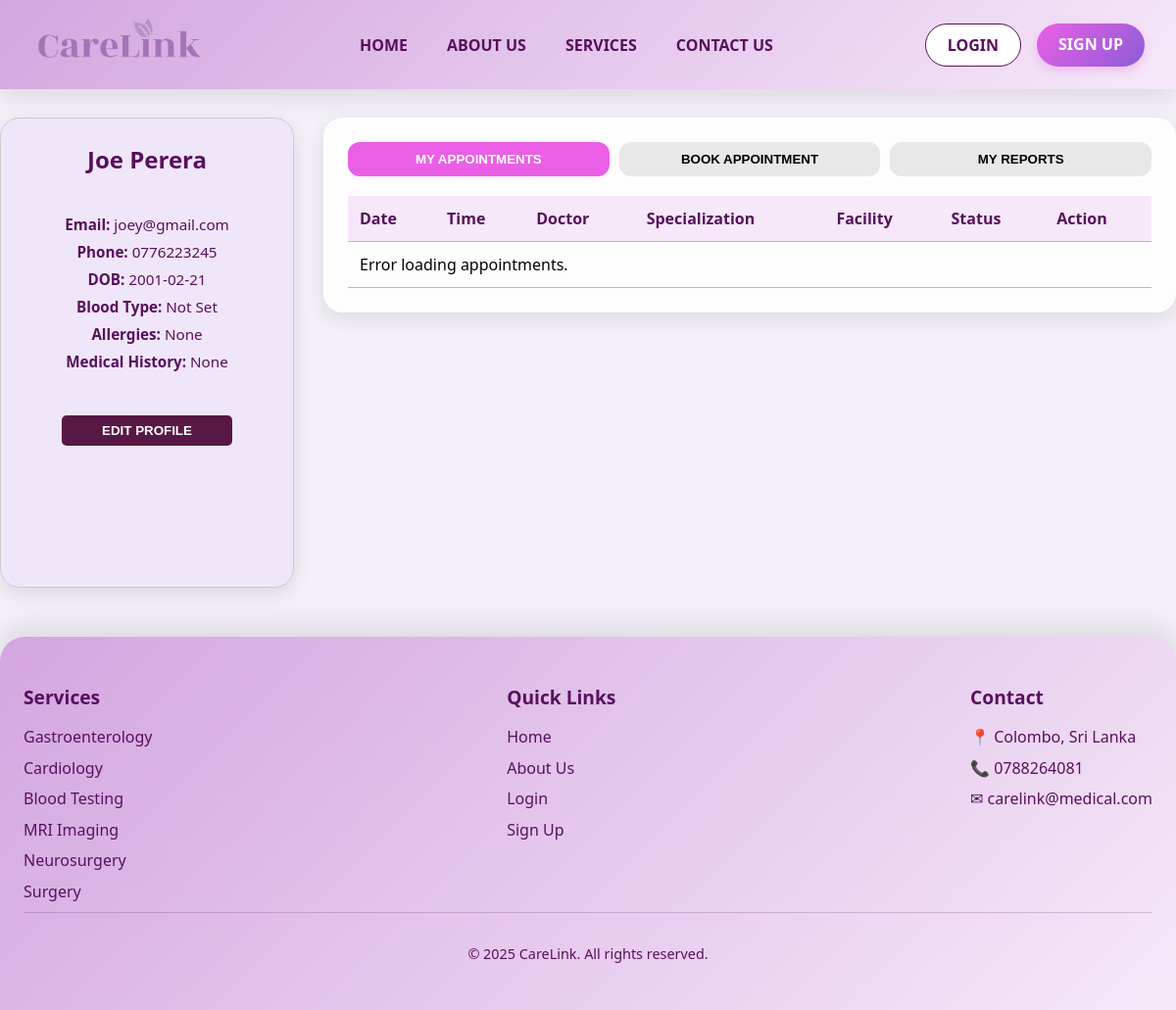
The page /php/PatientDashboard.php (signed in) on the database its author committed.
### tables this page shows
CREATE TABLE `patients` (
  `NIC` varchar(12) NOT NULL,
  `Password` varchar(1000) NOT NULL,
  `PatientID` int(11) NOT NULL,
  `Title` varchar(5) NOT NULL,
  `First Name` varchar(200) NOT NULL,
  `Last Name` varchar(200) NOT NULL,
  `Phone Number` varchar(10) NOT NULL,
  `Email Address` varchar(200) NOT NULL,
  `Created Date` timestamp NOT NULL DEFAULT current_timestamp(),
  `Blood Type` varchar(10) DEFAULT NULL,
  `Allergies` text DEFAULT NULL,
  `Medical History` text DEFAULT NULL,
  `Date of Birth` date DEFAULT NULL
);

### php/PatientDashboard.php (the view, shortened to what this page needs)
<?php
include '../PHP/Config.php';
$patient_id = $_SESSION['patient_id'] ?? null;
$sql = "SELECT `First Name`, `Last Name`, `Phone Number`, `Email Address`, `Date of Birth`, `Blood Type`, `Allergies`, `Medical History`
        FROM patients
        WHERE `PatientID` = ? LIMIT 1";
$stmt = $conn->prepare($sql);
$stmt->bind_param("i", $patient_id);
$stmt->execute();
$result = $stmt->get_result();
if ($result->num_rows > 0) {
    $patient = $result->fetch_assoc();
} else {
    echo "Patient details not found!";
    exit;
}
?>
<!DOCTYPE html>
<html lang="en">
<head>
  <link rel="stylesheet" href="../CSS/header.css">
  <link rel="stylesheet" href="../CSS/footer.css">
  <link rel="stylesheet" href="../CSS/PatientDashboard.css">
</head>
<body>
<?php include '../HTML/Header.php'; ?>
<main class="dashboard-container">
  <aside class="profile-card">
    <div id="profileView">
      <h2><?php echo $patient['First Name'].' '.$patient['Last Name']; ?></h2>
	  <br>
      <div class="profile-info">
        <p><strong>Email:</strong> <?php echo $patient['Email Address']; ?></p>
        <p><strong>Phone:</strong> <?php echo $patient['Phone Number']; ?></p>
        <p><strong>DOB:</strong> <?php echo $patient['Date of Birth'] ?? 'Not Set'; ?></p>
        <p><strong>Blood Type:</strong> <?php echo $patient['BloodType'] ?? 'Not Set'; ?></p>
        <p><strong>Allergies:</strong> <?php echo $patient['Allergies'] ?? 'None'; ?></p>
        <p><strong>Medical History:</strong> <?php echo $patient['MedicalHistory'] ?? 'None'; ?></p>
      </div>
	  <br>
      <div style="text-align:center; margin-top:15px;">
        <button type="button" id="editProfileBtn" class="edit-profile-btn">EDIT PROFILE</button>
      </div>
    </div>
  </aside>
  <section class="dashboard-main">
    <div class="tabs">
	  <button class="tab-btn active" data-tab="myAppointments" style="font-weight:bold !important;">MY APPOINTMENTS</button>
	  <button class="tab-btn" data-tab="newAppointment" style="font-weight:bold !important;">BOOK APPOINTMENT</button>
	  <button class="tab-btn" data-tab="myReports" style="font-weight:bold !important;">MY REPORTS</button>
	</div>
<div class="tab-content" id="myAppointments">
    <table id="appointmentsTable">
        <thead>
            <tr>
                <th>Date</th>
                <th>Time</th>
                <th>Doctor</th>
                <th>Specialization</th>
                <th>Facility</th>
                <th>Status</th>
                <th>Action</th>
            </tr>
        </thead>
        <tbody>
        </tbody>
    </table>
</div>
  </section>
</main>
<?php include '../HTML/Footer.php'; ?>
</body>
</html>

### css/header.css (style rules this page uses)
* { margin: 0; padding: 0; box-sizing: border-box; }
body { font-family: 'Segoe UI', Tahoma, Geneva, Verdana, sans-serif; }

### css/PatientDashboard.css (style rules this page uses)
body { font-family: 'Segoe UI', sans-serif; margin: 0; padding: 0; background: #f4f0f8; color: #030303; }
main.dashboard-container { display: flex; max-width: 1400px; margin: 120px auto 50px; gap: 30px; align-items: flex-start; }
aside.profile-card { background: #f0e6f9; border-radius: 20px; padding: 25px; text-align: center; box-shadow: 0 6px 20px rgba(0,0,0,0.1); min-height: 480px; flex: 0 0 300px; display: flex; flex-direction: column; gap: 15px; pointer-events: auto; }
.profile-card h2 { font-size: 1.5rem; margin-bottom: 10px; color: #58105d; }
.profile-card p { font-size: 0.95rem; margin: 6px 0; color: #58105d; }
.edit-profile-btn { display: block; width: 70%; margin: 10px auto; padding: 10px; background: #eb5fe7; color: #fff; border: none; border-radius: 12px; cursor: pointer; font-weight: 600; transition: background 0.2s; text-align: center; }
section.dashboard-main { flex: 1; background: rgba(255, 255, 255, 0.85); backdrop-filter: blur(10px); padding: 25px; border-radius: 20px; box-shadow: 0 6px 20px rgba(0,0,0,0.1); }
.tabs { display: flex; gap: 10px; margin-bottom: 20px; }
.tab-btn { flex: 1; padding: 10px; border: none; border-radius: 12px; background: #e9e8e9; cursor: pointer; font-weight: 500; color: #000; transition: background 0.2s, color 0.2s; }
.tab-btn.active { background: #eb5fe7; color: #fff; font-weight: bold; }
.tab-content { display: none; }
table { width: 100%; border-collapse: collapse; margin-top: 15px; }
th, td { padding: 12px; text-align: left; border-bottom: 1px solid #d3a6df; }
th { background: #f6e8f9; color: #58105d; font-weight: 600; }
.dashboard-container { gap: 20px; }

### php/PatientDashboard.php (style rules this page uses)
.profile-card { max-width: 400px; margin: auto; padding: 20px; border: 1px solid #ccc; border-radius: 10px; }
.profile-info p { margin: 8px 0; }
.edit-profile-btn { padding: 8px 16px; cursor: pointer; border: none; background: #581845; color: #fff; border-radius: 5px; }

### rows shown on the page
patients: First Name "Joe", Last Name "Perera", Email Address "joey@gmail.com", Phone Number "0776223245", Date of Birth "2001-02-21", Allergies "None"

### other values the page prints
$patient['BloodType'] "Not Set"
$patient['MedicalHistory'] "None"
